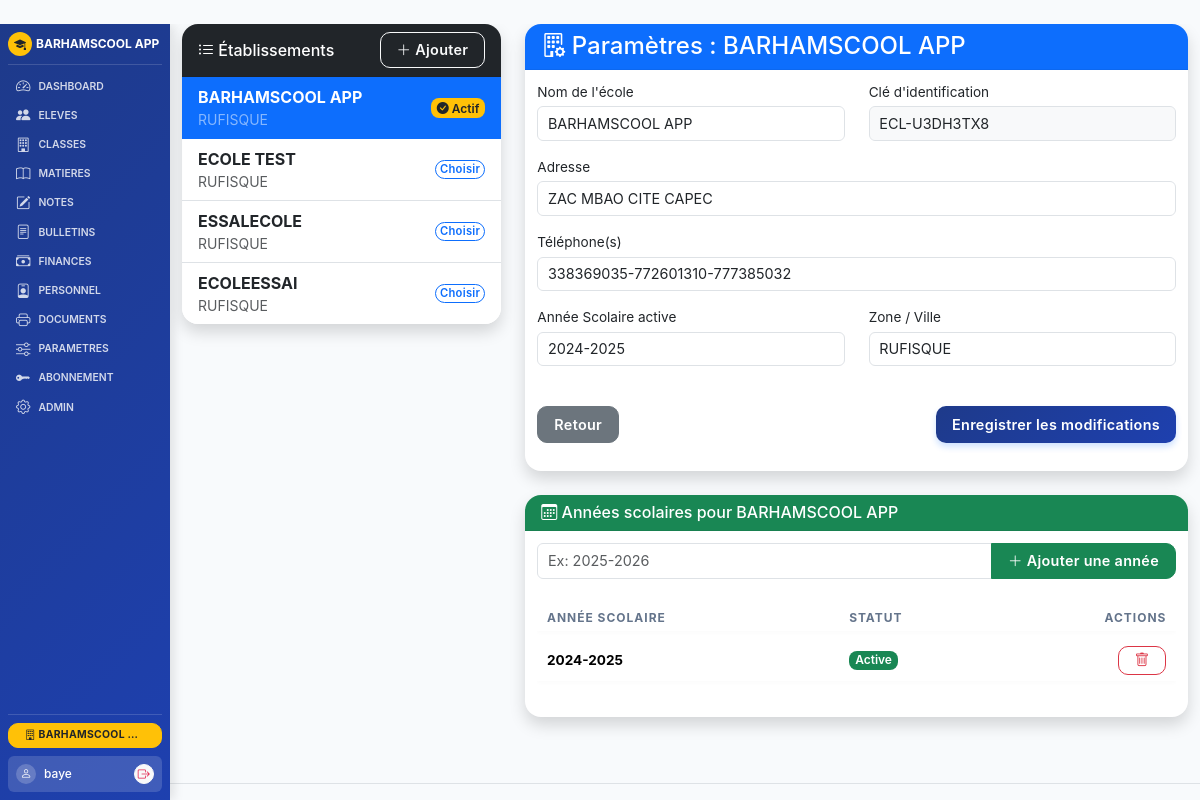
The app's page /admin/ecole (signed in) with its own data.
### models.py (models this page shows, shortened)
class Ecole(db.Model):
    id = db.Column(db.Integer, primary_key=True)
    nom = db.Column(db.String(200), default='BARHAMSCOOL APP')
    identifiant = db.Column(db.String(50), unique=True, nullable=True)
    adresse = db.Column(db.String(300), default='ZAC MBAO CITE CAPEC')
    tel = db.Column(db.String(100), default='338369035-772601310-777385032')
    annee_scolaire = db.Column(db.String(20), default='2024-2025')
    zone = db.Column(db.String(100), default='RUFISQUE')
    dev = db.Column(db.String(200), default='Abdou Diatta - Barham Informatique')
    email = db.Column(db.String(150), default='')
    type_ecole = db.Column(db.String(100), default='')
    directeur = db.Column(db.String(150), default='')
    chef_etablissement = db.Column(db.String(150), default='')
    slogan = db.Column(db.String(300), default='')
    autorisation = db.Column(db.String(100), default='')
    code_etablissement = db.Column(db.String(50), default='')
    ia = db.Column(db.String(100), default='')
    ief = db.Column(db.String(100), default='')
    session_timeout = db.Column(db.Integer, default=30)  # en minutes
    max_login_attempts = db.Column(db.Integer, default=5)
    lockout_duration = db.Column(db.Integer, default=15)  # en minutes
    ip_whitelist = db.Column(db.Text, default='')  # IPs autorisées (séparées par virgule)
    smtp_server = db.Column(db.String(150), default='')
    smtp_port = db.Column(db.Integer, default=587)
    smtp_user = db.Column(db.String(150), default='')
    smtp_password = db.Column(db.String(150), default='')
    smtp_use_tls = db.Column(db.Boolean, default=True)
    email_expediteur = db.Column(db.String(150), default='')

class User(UserMixin, db.Model):
    id = db.Column(db.Integer, primary_key=True)
    username = db.Column(db.String(80), unique=True, nullable=False)
    password_hash = db.Column(db.String(256), nullable=False)
    role = db.Column(db.String(50), default='user')
    ecole_id = db.Column(db.Integer, db.ForeignKey('ecole.id'), nullable=True)
    created_at = db.Column(db.DateTime, default=lambda: datetime.now(timezone.utc))
    last_login = db.Column(db.DateTime, nullable=True)
    identifiant = db.Column(db.String(50), unique=True, nullable=True)
    ecole = db.relationship('Ecole', backref='users')

class AnneeScolaire(db.Model):
    id = db.Column(db.Integer, primary_key=True)
    annee = db.Column(db.String(20), nullable=False)
    active = db.Column(db.Boolean, default=False)
    ecole_id = db.Column(db.Integer, db.ForeignKey('ecole.id'), nullable=False, default=1)
    ecole = db.relationship('Ecole', backref='annees_scolaires')

### routes_admin.py (the view, shortened to what this page needs)
@app.route('/admin/ecole', methods=['GET','POST'])
@app.route('/admin/ecole/<int:id>', methods=['GET','POST'])
@login_required
def admin_ecole(id=None):
    if current_user.role != 'super_users': return redirect(url_for('dashboard'))
    if id:
        e = Ecole.query.get_or_404(id)
    else:
        from app import get_current_ecole_id
        e = Ecole.query.get(get_current_ecole_id()) or Ecole.query.first()
    annees = AnneeScolaire.query.filter_by(ecole_id=e.id).order_by(AnneeScolaire.annee.desc()).all()
    ecoles = Ecole.query.all()
    return render_template('admin_ecole.html', ecole=e, ecoles=ecoles, annees=annees)

### templates/admin_ecole.html (shortened to what this page needs)
﻿{% extends "base.html" %}
{% block content %}
<div class="row">
    <div class="col-md-4">
        <div class="card shadow mb-4">
            <div class="card-header bg-dark text-white d-flex justify-content-between align-items-center">
                <h5 class="mb-0"><i class="bi bi-list-ul"></i> Établissements</h5>
                <button class="btn btn-sm btn-outline-light" data-bs-toggle="modal" data-bs-target="#addEcoleModal">
                    <i class="bi bi-plus-lg"></i> Ajouter
                </button>
            </div>
            <div class="list-group list-group-flush">
                {% for ec in ecoles %}
                <a href="{{ url_for('admin_ecole', id=ec.id) }}" class="list-group-item list-group-item-action d-flex justify-content-between align-items-center {{ 'active' if ec.id == ecole.id }}">
                    <div>
                        <span class="fw-bold d-block">{{ ec.nom }}</span>
                        <small class="{{ 'text-white-50' if ec.id == ecole.id else 'text-muted' }}">{{ ec.zone or 'Sans zone' }}</small>
                    </div>
                    {% if ec.id == session.get('ecole_id') %}
                    <span class="badge bg-warning text-dark"><i class="bi bi-check-circle-fill"></i> Actif</span>
                    {% else %}
                    <button onclick="window.location.href='{{ url_for('changer_ecole', id=ec.id) }}'" class="btn btn-xs btn-outline-primary py-0 px-1" style="font-size: 0.7rem;">Choisir</button>
                    {% endif %}
                </a>
                {% endfor %}
            </div>
        </div>
    </div>
    <div class="col-md-8">
        {% if ecole %}
        <div class="card shadow mb-4">
            <div class="card-header bg-primary text-white">
                <h4 class="mb-0"><i class="bi bi-building-gear"></i> Paramètres : {{ ecole.nom }}</h4>
            </div>
            <div class="card-body">
                <form method="POST">
                    <div class="row">
                        <div class="col-md-6 mb-3">
                            <label class="form-label">Nom de l'école</label>
                            <input type="text" name="nom" class="form-control" value="{{ ecole.nom }}" required>
                        </div>
                        <div class="col-md-6 mb-3">
                            <label class="form-label">Clé d'identification</label>
                            <input type="text" class="form-control bg-light" value="{{ ecole.identifiant }}" readonly>
                        </div>
                    </div>
                    <div class="mb-3">
                        <label class="form-label">Adresse</label>
                        <input type="text" name="adresse" class="form-control" value="{{ ecole.adresse }}">
                    </div>
                    <div class="mb-3">
                        <label class="form-label">Téléphone(s)</label>
                        <input type="text" name="tel" class="form-control" value="{{ ecole.tel }}">
                    </div>
                    <div class="row">
                        <div class="col-md-6 mb-3">
                            <label class="form-label">Année Scolaire active</label>
                            <input type="text" name="annee_scolaire" class="form-control" value="{{ ecole.annee_scolaire }}" readonly>
                        </div>
                        <div class="col-md-6 mb-3">
                            <label class="form-label">Zone / Ville</label>
                            <input type="text" name="zone" class="form-control" value="{{ ecole.zone }}">
                        </div>
                    </div>
                    <div class="d-flex justify-content-between mt-4">
                        <a href="{{ url_for('admin') }}" class="btn btn-secondary">Retour</a>
                        <button type="submit" class="btn btn-primary">Enregistrer les modifications</button>
                    </div>
                </form>
            </div>
        </div>
        <div class="card shadow">
            <div class="card-header bg-success text-white">
                <h5 class="mb-0"><i class="bi bi-calendar3"></i> Années scolaires pour {{ ecole.nom }}</h5>
            </div>
            <div class="card-body">
                <form method="POST" class="mb-3">
                    <div class="input-group">
                        <input type="text" name="nouvelle_annee" class="form-control" placeholder="Ex: 2025-2026" required>
                        <button type="submit" class="btn btn-success"><i class="bi bi-plus-lg"></i> Ajouter une année</button>
                    </div>
                </form>
                {% if annees %}
                <div style="max-height:65vh;overflow-y:auto;overflow-x:hidden;">
                    <table class="table table-sm align-middle">
                        <thead class="table-light">
                            <tr>
                                <th>Année scolaire</th>
                                <th>Statut</th>
                                <th class="text-end">Actions</th>
                            </tr>
                        </thead>
                        <tbody>
                            {% for an in annees %}
                            <tr>
                                <td class="fw-bold">{{ an.annee }}</td>
                                <td>
                                    {% if an.active %}
                                    <span class="badge bg-success">Active</span>
                                    {% else %}
                                    <span class="badge bg-secondary">Inactive</span>
                                    {% endif %}
                                </td>
                                <td class="text-end">
                                    <form method="POST" class="d-inline" onsubmit="return confirm('Supprimer cette année scolaire ?')">
                                        <button type="submit" class="btn btn-outline-danger btn-sm" title="Supprimer"><i class="bi bi-trash"></i></button>
                                    </form>
                                </td>
                            </tr>
                            {% endfor %}
                        </tbody>
                    </table>
                </div>
                {% else %}
                <p class="text-muted text-center mb-0">Aucune année scolaire enregistrée pour cet établissement.</p>
                {% endif %}
            </div>
        </div>
        {% else %}
        <div class="alert alert-info">
            <i class="bi bi-info-circle"></i> Veuillez sélectionner ou ajouter un établissement pour le configurer.
        </div>
        {% endif %}
    </div>
</div>
{% endblock %}

### templates/base.html (shortened to what this page needs)
<!DOCTYPE html>
<html lang="fr">
<head>
    <link href="https://cdn.jsdelivr.net/npm/bootstrap@5.3.3/dist/css/bootstrap.min.css" rel="stylesheet">
    <link href="https://cdn.jsdelivr.net/npm/bootstrap-icons@1.11.3/font/bootstrap-icons.min.css" rel="stylesheet">
    <link href="{{ url_for('static', filename='css/style.css') }}?v=3" rel="stylesheet">
</head>
<body>
    <div class="app-layout {% if not current_user.is_authenticated %}no-sidebar{% endif %}">
        {% if current_user.is_authenticated %}
        <aside class="app-sidebar text-white" id="appSidebar">
            <div class="sidebar-brand">
                <div class="brand-icon bg-warning text-dark rounded-circle me-1" style="width:24px; height:24px; display:flex; align-items:center; justify-content:center; flex-shrink: 0;">
                    <i class="bi bi-mortarboard-fill" style="font-size: 0.75rem !important;"></i>
                </div>
                <div class="brand-text text-truncate" title="{{ ecole.nom if ecole else 'BARHAMSCOOL APP' }}">
                    <span class="fw-bold" style="font-size: 0.75rem !important;">{{ ecole.nom if ecole else 'BARHAMSCOOL APP' }}</span>
                </div>
            </div>
            <nav class="sidebar-menu">
                <ul class="nav flex-column gap-0">
                    {% if not has_licence %}
                    <li class="nav-item">
                        <a class="nav-link d-flex align-items-center gap-2 py-1 px-2 {{ 'active' if request.endpoint == 'abonnement' }}" href="{{ url_for('abonnement') }}">
                            <i class="bi bi-key-fill" style="font-size: 0.9rem;"></i>
                            <span style="font-size: 0.65rem; text-transform: uppercase; font-weight: 600;">Abonnement</span>
                        </a>
                    </li>
                    {% else %}
                    {% for endpoint, icon, label in nav_items %}
                    <li class="nav-item">
                        <a class="nav-link d-flex align-items-center gap-2 py-1 px-2 {{ 'active' if request.endpoint == endpoint }}" href="{{ url_for(endpoint) }}">
                            <i class="bi {{ icon }}" style="font-size: 0.9rem;"></i>
                            <span style="font-size: 0.65rem; text-transform: uppercase; font-weight: 600;">{{ label }}</span>
                        </a>
                    </li>
                    {% endfor %}
                    <li class="nav-item">
                        <a class="nav-link d-flex align-items-center gap-2 py-1 px-2 {{ 'active' if request.endpoint == 'parametres_financiers' }}" href="{{ url_for('parametres_financiers') }}">
                            <i class="bi bi-sliders" style="font-size: 0.9rem;"></i>
                            <span style="font-size: 0.65rem; text-transform: uppercase; font-weight: 600;">Parametres</span>
                        </a>
                    </li>
                    <li class="nav-item">
                        <a class="nav-link d-flex align-items-center gap-2 py-1 px-2 {{ 'active' if request.endpoint == 'abonnement' }}" href="{{ url_for('abonnement') }}">
                            <i class="bi bi-key-fill" style="font-size: 0.9rem;"></i>
                            <span style="font-size: 0.65rem; text-transform: uppercase; font-weight: 600;">Abonnement</span>
                        </a>
                    </li>
                    {% endif %}
                    {% if current_user.role == 'super_users' %}
                    <li class="nav-item">
                        <a class="nav-link d-flex align-items-center gap-2 py-1 px-2 {{ 'active' if request.endpoint == 'admin' }}" href="{{ url_for('admin') }}">
                            <i class="bi bi-gear" style="font-size: 0.9rem;"></i>
                            <span style="font-size: 0.65rem; text-transform: uppercase; font-weight: 600;">Admin</span>
                        </a>
                    </li>
                    {% endif %}
                </ul>
            </nav>
            <div class="sidebar-footer mt-auto">
                {% if current_user.role == 'super_users' and all_ecoles %}
                <div class="dropdown w-100 mb-2">
                    <button class="btn btn-sm btn-warning text-dark dropdown-toggle fw-bold w-100 py-1" type="button" data-bs-toggle="dropdown" aria-expanded="false" style="font-size: 0.65rem; line-height: 1.4; text-overflow: ellipsis; overflow: hidden; white-space: nowrap;" title="{{ ecole.nom if ecole else 'École' }}">
                        <i class="bi bi-building"></i> {{ ecole.nom if ecole else 'École' }}
                    </button>
                </div>
                {% endif %}
                <div class="user-profile-block d-flex align-items-center justify-content-between p-2 rounded" style="background: rgba(255,255,255,0.15);">
                    <div class="d-flex align-items-center gap-2">
                        <div class="avatar bg-white-20 rounded-circle" style="width:20px; height:20px; display:flex; align-items:center; justify-content:center;">
                            <i class="bi bi-person" style="font-size: 0.7rem;"></i>
                        </div>
                        <div class="user-info text-truncate">
                            <span class="fw-medium text-white" style="font-size: 0.75rem;">{{ current_user.username }}</span>
                        </div>
                    </div>
                    <a class="btn btn-sm btn-light p-0 rounded-circle d-flex align-items-center justify-content-center" href="{{ url_for('logout') }}" title="Quitter" style="width: 20px; height: 20px; color: var(--danger-color) !important;">
                        <i class="bi bi-box-arrow-right" style="font-size: 0.75rem;"></i>
                    </a>
                </div>
            </div>
        </aside>
        {% endif %}
        <main class="app-main">
            <div class="container-fluid" style="margin-top:0 !important; padding-top:0 !important;">
                {% block content %}{% endblock %}
            </div>
            <footer class="text-center text-muted py-2 mt-auto border-top small">
            </footer>
        </main>
    </div>
</body>
</html>

### records on screen
Ecole: nom "BARHAMSCOOL APP", nom "BARHAMSCOOL…", zone "RUFISQUE", shows "Actif", identifiant "ECL-U3DH3TX8", adresse "ZAC MBAO CITE CAPEC", tel "338369035-772601310-777385032", annee_scolaire "2024-2025"
User: username "baye"
Ecole: nom "ECOLE TEST", zone "RUFISQUE"
Ecole: nom "ESSALECOLE", zone "RUFISQUE"
Ecole: nom "ECOLEESSAI", zone "RUFISQUE"
AnneeScolaire: annee "2024-2025", active "Active"

### other values on screen
{{ label }} "DASHBOARD" "ELEVES" "CLASSES" "MATIERES" "NOTES" "BULLETINS" "FINANCES" "PERSONNEL" "DOCUMENTS"
